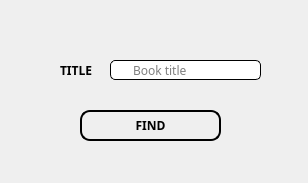
<?xml version="1.0" encoding="UTF-8"?>
<ui version="4.0">
 <class>MainWindow</class>
 <widget class="QMainWindow" name="MainWindow">
  <property name="geometry">
   <rect>
    <x>0</x>
    <y>0</y>
    <width>308</width>
    <height>183</height>
   </rect>
  </property>
  <property name="windowTitle">
   <string>MainWindow</string>
  </property>
  <widget class="QWidget" name="centralwidget">
   <widget class="QWidget" name="widget" native="true">
    <property name="geometry">
     <rect>
      <x>0</x>
      <y>0</y>
      <width>311</width>
      <height>191</height>
     </rect>
    </property>
    <widget class="QPushButton" name="enter_button">
     <property name="geometry">
      <rect>
       <x>80</x>
       <y>110</y>
       <width>141</width>
       <height>31</height>
      </rect>
     </property>
     <property name="font">
      <font>
       <family>Lucida Fax</family>
       <weight>75</weight>
       <bold>true</bold>
      </font>
     </property>
     <property name="cursor">
      <cursorShape>OpenHandCursor</cursorShape>
     </property>
     <property name="styleSheet">
      <string notr="true">QPushButton{
	border-style:outset;
	border-width:2px;
	border-radius:10px;
	border-color:black;
}

QPushButton:hover{
	border-style:outset;
	border-width:2px;
	border-radius:10px;
	border-color:black;
	border-color:rgb(51, 143, 255);
	color: rgb(51, 143, 255);
}</string>
     </property>
     <property name="text">
      <string>FIND</string>
     </property>
    </widget>
    <widget class="QLineEdit" name="title_input">
     <property name="geometry">
      <rect>
       <x>110</x>
       <y>60</y>
       <width>151</width>
       <height>20</height>
      </rect>
     </property>
     <property name="font">
      <font>
       <family>Lucida Fax</family>
      </font>
     </property>
     <property name="styleSheet">
      <string notr="true">QLineEdit{
	background-color: white;
	border-style: outset;
	border-width: 1px;
	border-radius: 5px;
	padding-left: 20px;
	padding-right: 20px;
}

QLineEdit:hover{
	border-width: 2px;
	border-color:rgb(51, 143, 255);
}

QLineEdit:focus{
	border-width: 2px;
	border-color:rgb(51, 143, 255);
}</string>
     </property>
     <property name="placeholderText">
      <string>Book title</string>
     </property>
    </widget>
    <widget class="QLabel" name="title_label_2">
     <property name="geometry">
      <rect>
       <x>60</x>
       <y>60</y>
       <width>41</width>
       <height>21</height>
      </rect>
     </property>
     <property name="font">
      <font>
       <family>Lucida Fax</family>
       <pointsize>9</pointsize>
       <weight>75</weight>
       <italic>false</italic>
       <bold>true</bold>
      </font>
     </property>
     <property name="text">
      <string>TITLE</string>
     </property>
    </widget>
    <widget class="QLabel" name="background_label">
     <property name="geometry">
      <rect>
       <x>-180</x>
       <y>-110</y>
       <width>501</width>
       <height>361</height>
      </rect>
     </property>
     <property name="minimumSize">
      <size>
       <width>501</width>
       <height>361</height>
      </size>
     </property>
     <property name="maximumSize">
      <size>
       <width>501</width>
       <height>361</height>
      </size>
     </property>
     <property name="text">
      <string/>
     </property>
     <property name="pixmap">
      <pixmap>Source_imgs/bckgrnd_01.jpg</pixmap>
     </property>
    </widget>
    <zorder>background_label</zorder>
    <zorder>enter_button</zorder>
    <zorder>title_input</zorder>
    <zorder>title_label_2</zorder>
   </widget>
  </widget>
 </widget>
 <resources/>
 <connections/>
</ui>
